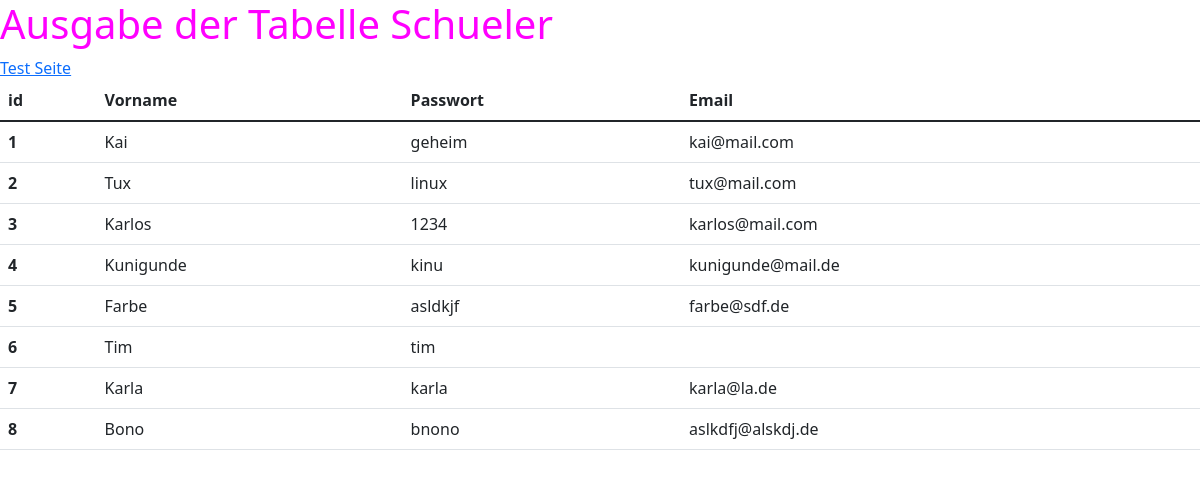
The page / on the database its author committed.
### tables this page shows
CREATE TABLE person (
            id INTEGER PRIMARY KEY AUTOINCREMENT,
            vorname TEXT,
            passwort TEXT,
            email TEXT
            );

### app.py (the view)
@app.route("/")
def index():
    connection = sqlite3.connect('db/flask.db')
    cursor = connection.cursor()
    result = cursor.execute("SELECT * FROM person").fetchall()
    return render_template("index.html", result=result)

### templates/index.html (shortened to what this page needs)
{% extends 'base.html' %}
{% block body %}
<h1>Ausgabe der Tabelle Schueler</h1>
<a href="{{ url_for('test', dest_url='gfn.de', from_url='index.html') }}">Test Seite</a>
<table class="table">
  <thead>
  <tr>
    <th scope="col">id</th>
    <th scope="col">Vorname</th>
    <th scope="col">Passwort</th>
    <th scope="col">Email</th>
  </tr>
  </thead>
  <tbody>
 {% for row in result %}
  <tr>
    <th scope="row">{{ row[0] }}</th>
    <td>{{ row[1] }}</td>
    <td>{{ row[2] }}</td>
    <td>{{ row[3] }}</td>
  </tr>
  {% endfor %}
  </tbody>
</table>
{% endblock %}

### templates/base.html (shortened to what this page needs)
<!DOCTYPE html>
<html lang="en">
<head>
    <link href="https://cdn.jsdelivr.net/npm/bootstrap@5.1.3/dist/css/bootstrap.min.css" rel="stylesheet">
    <link rel="stylesheet" href="{{ url_for('static', filename='css/styles.css') }}">
</head>
<body>
{% block body %}{% endblock %}
</body>
</html>

### static/css/styles.css (style rules this page uses)
h1 { color: magenta; }

### rows shown on the page
person: id "1", vorname "Kai", passwort "geheim", email "kai@mail.com"
person: id "2", vorname "Tux", passwort "linux", email "tux@mail.com"
person: id "3", vorname "Karlos", passwort "1234", email "karlos@mail.com"
person: id "4", vorname "Kunigunde", passwort "kinu", email "kunigunde@mail.de"
person: id "5", vorname "Farbe", passwort "asldkjf", email "farbe@sdf.de"
person: id "6", vorname "Tim", passwort "tim"
person: id "7", vorname "Karla", passwort "karla", email "karla@la.de"
person: id "8", vorname "Bono", passwort "bnono", email "aslkdfj@alskdj.de"
